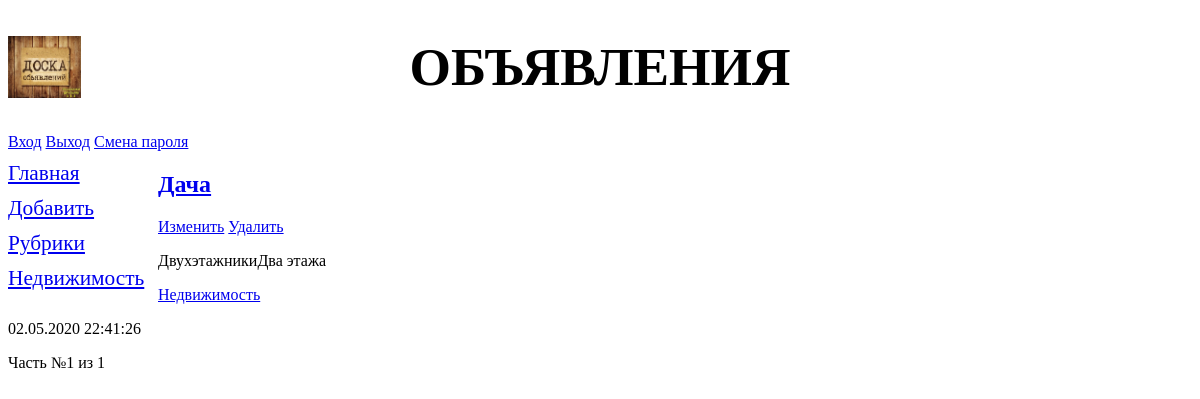
/bboard/accounts/profile/, run on an earlier commit of the app's database.
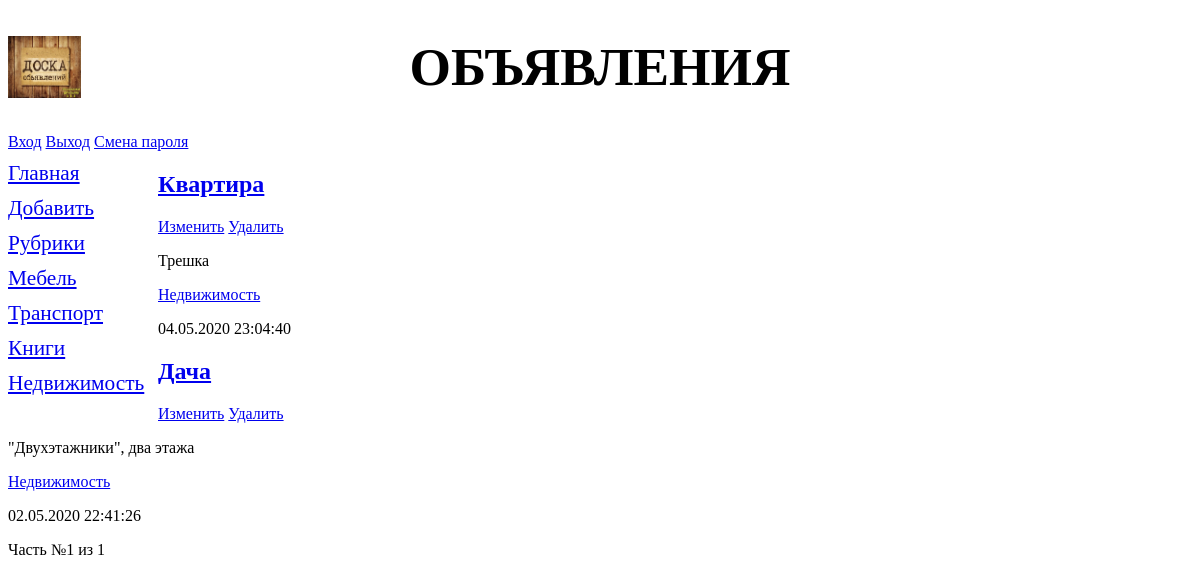
And on a later commit of the database.
### bboard/models.py (models this page shows, shortened)
class Rubric(models.Model):
    name = models.CharField(max_length=20, db_index=True, verbose_name='Название')
    order = models.SmallIntegerField(default=0, db_index=True)
    objects = models.Manager()
    bbs = RubricManager()
    class Meta:
        verbose_name_plural = 'Рубрики'
        verbose_name = 'Рубрика'
        ordering = ['order', 'name']

class Bb(models.Model):
    title = models.CharField(max_length=50, verbose_name='Товар')
    content = models.TextField(null=True, blank=True, verbose_name='Описание')
    price = models.FloatField(null=True, blank=True, verbose_name='Цена')
    published = models.DateTimeField(auto_now_add=True, db_index=True, verbose_name='Опубликовано')
    rubric = models.ForeignKey('Rubric', null=True, on_delete=models.PROTECT, verbose_name='Рубрика')
    objects = models.Manager()
    reverse = BbManager()
    class Meta:
        verbose_name_plural = 'Объявления'
        verbose_name = 'Объявление'
        ordering = ['-published']

### bboard/views.py (the view)
# urls.py: path('accounts/profile/', index),
def index(request):
    bbs = Bb.objects.all()
    rubrics = Rubric.objects.all()
    paginator = Paginator(bbs, 2)
    if 'page' in request.GET:
        page_num = request.GET['page']
    else:
        page_num = 1
    page = paginator.get_page(page_num)
    context = {'rubrics': rubrics, 'page': page, 'bbs': page.object_list}
    return render(request, 'bboard/index.html', context)

### bboard/templates/bboard/index.html (shortened to what this page needs)
{% extends "layout/base.html" %}
{% block content %}
{% for bb in bbs %}
<div class="b">
    <h2><a href="{% url 'detail' pk=bb.pk %}">{{ bb.title }}</a></h2>
    <a href="{% url 'update' pk=bb.pk %}">Изменить</a>
    <a href="{% url 'delete' pk=bb.pk %}">Удалить</a>
    <p>{{ bb.content }}</p>
    <p><a href="{% url 'by_rubric' bb.rubric.pk %}"> {{ bb.rubric.name }}</a></p>
    <p>{{ bb.published|date:"d.m.Y H:i:s" }}</p>
</div>
{% endfor %}
<div>
    Часть №{{ page.number }} из {{ page.paginator.num_pages }}
</div>
{% endblock %}

### bboard/templates/layout/base.html (shortened to what this page needs)
<!DOCTYPE html>
{% load static %}
<html lang="ru">
<head>
    <link rel="stylesheet" type="text/css" href="{% static 'bboard/style.css' %}">
</head>
<body>
    <header>
        <h1>Объявления</h1>
        <a href="{% url 'login' %}">Вход</a>
        <a href="{% url 'logout' %}">Выход</a>
        <a href="{% url 'password_change' %}">Смена пароля</a>
    </header>
    <nav>
        <a href="{% url 'index' %}">Главная</a>
        <a href="{% url 'add' %}">Добавить</a>
        <a href="{% url 'rubrics' %}">Рубрики</a>
        {% for rubric in rubrics %}
        <a href="{% url 'by_rubric' rubric.pk %}">
            {{ rubric.name }}</a>
        {% endfor %}
    </nav>
    <section>
        {% block content %}
        {% endblock %}
    </section>
</body>
</html>

### bboard/static/bboard/style.css (style rules this page uses)
header h1 { font-size: 40pt; text-transform: uppercase; text-align: center; background: url("logo.jpg") left / auto 100% no-repeat; }
nav { font-size: 16pt; width: 150px; float: left; }
nav a { display: block; margin: 10px 0px; }
section { mafgin-left: 170px; }

What changed in the data, as far as the page shows it:
added Rubric: name "Мебель"
added Rubric: name "Транспорт"
added Rubric: name "Книги"
added Bb: title "Квартира", content "Трешка", rubric.name "Недвижимость", published "04.05.2020 23:04:40"
changed Bb "Дача": content "ДвухэтажникиДва этажа" → "\"Двухэтажники\", два этажа"
